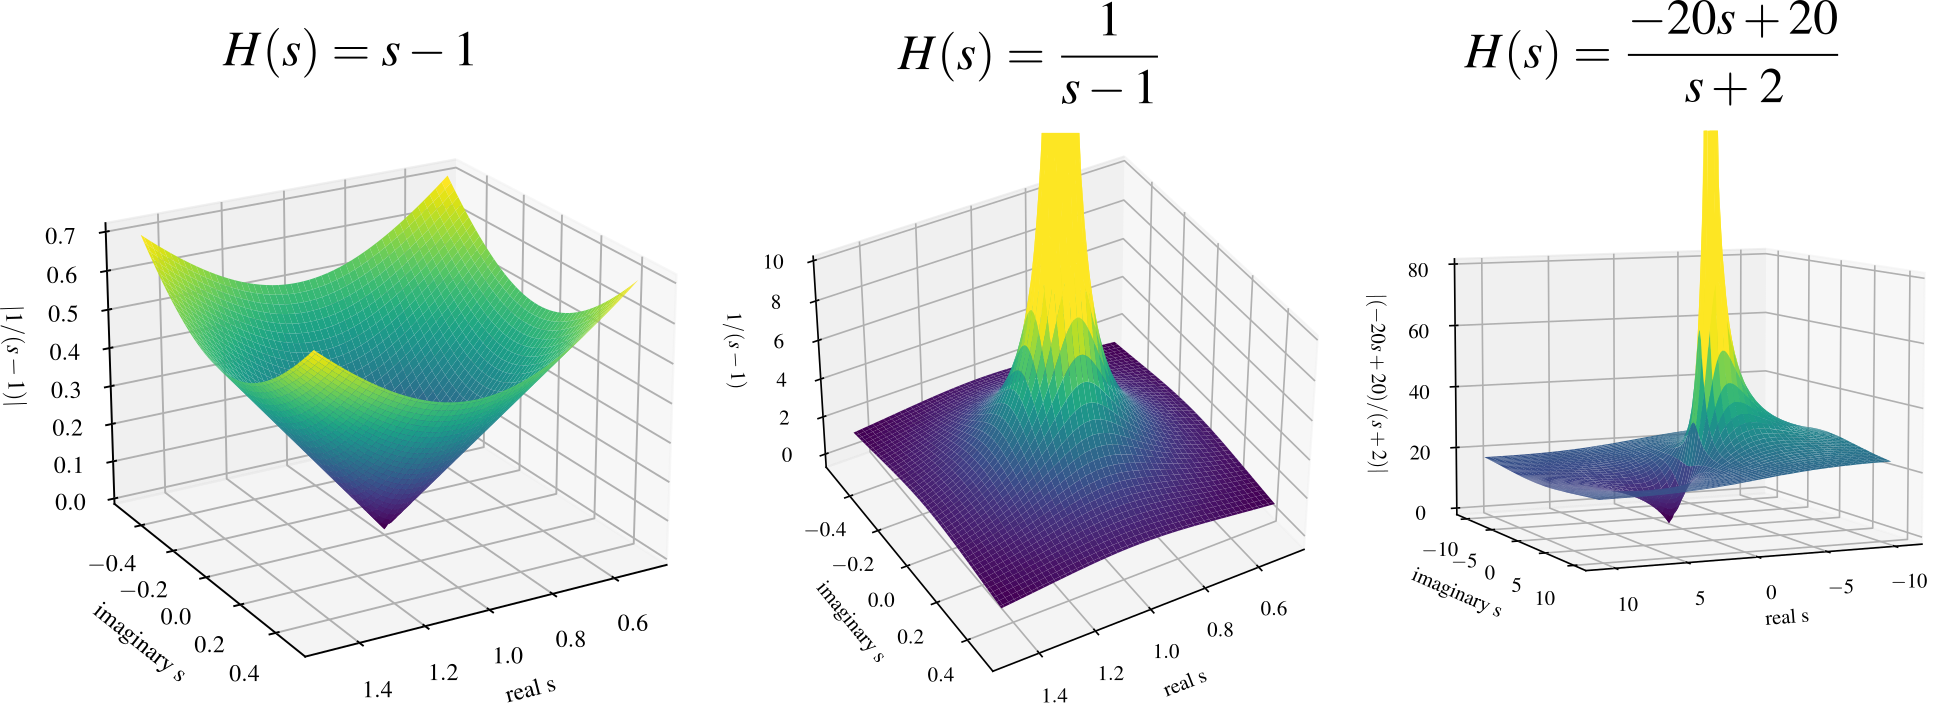

Write Python code to recreate this figure.
# -*- coding: utf-8 -*-
"""
Basic plotting code for Open Controls and Open Vibrations. 

Austin Downey
"""

#%% import modules
try:
    from IPython import get_ipython
    get_ipython().magic('clear')
    get_ipython().magic('reset -f')
except:
    pass

import matplotlib.pyplot as plt
import matplotlib as mpl
from mpl_toolkits.mplot3d import Axes3D
import os as os
import numpy as np
import scipy as sp
from scipy.interpolate import griddata
from matplotlib import cm
import time
import subprocess
import pickle
import scipy.io as sio
import sympy as sym
from matplotlib import cm
import re as re
from scipy import signal
from scipy import fft
import json as json
from mpl_toolkits import mplot3d
import mpl_toolkits.mplot3d as mp3d


# set default fonts and plot colors
plt.rcParams.update({'text.usetex': True})
plt.rcParams.update({'image.cmap': 'viridis'})
plt.rcParams.update({'font.serif':['Times New Roman', 'Times', 'DejaVu Serif',
 'Bitstream Vera Serif', 'Computer Modern Roman', 'New Century Schoolbook',
 'Century Schoolbook L',  'Utopia', 'ITC Bookman', 'Bookman', 
 'Nimbus Roman No9 L', 'Palatino', 'Charter', 'serif']})
plt.rcParams.update({'font.family':'serif'})
plt.rcParams.update({'font.size': 10})
plt.rcParams.update({'mathtext.rm': 'serif'})
plt.rcParams.update({'mathtext.fontset': 'custom'}) # I don't think I need this as its set to 'stixsans' above.

cc = plt.rcParams['axes.prop_cycle'].by_key()['color']


plt.close('all')







#%% Plot the poles and zeros for s-1

X = np.arange(0.5, 1.5, 0.01)
Y = np.arange(-0.5, 0.5, 0.01)
X, Y = np.meshgrid(X, Y)

s = X + Y*1j
Z = np.abs(s-1)

fig, ax = plt.subplots(subplot_kw={"projection": "3d"})

# Plot the surface.
surf = ax.plot_surface(X, Y, Z, cmap=cm.viridis,linewidth=0, antialiased=False)#,vmax = 10)

# Customize the z axis.
#ax.set_zlim(-0.5, 10)
ax.set_xlabel('real s')
ax.set_ylabel('imaginary s')
ax.set_zlabel('$|1/(s-1)|$',rotation=90)
ax.view_init(22, 60)
plt.savefig('a.pdf')



#%% Plot the poles and zeros for 1/(s-1)

X = np.arange(0.5, 1.5, 0.01)
Y = np.arange(-0.5, 0.5, 0.01)
X, Y = np.meshgrid(X, Y)

s = X + Y*1j
Z = np.abs(1/(s-1))

fig, ax = plt.subplots(subplot_kw={"projection": "3d"})

# Plot the surface.
surf = ax.plot_surface(X, Y, Z, cmap=cm.viridis,linewidth=0, antialiased=False,vmax = 10)

# Customize the z axis.
ax.set_zlim(-0.5, 10)
ax.set_xlabel('real s')
ax.set_ylabel('imaginary s')
ax.set_zlabel('$1/(s-1)$',rotation=90)
ax.view_init(38, 60)
plt.savefig('b.pdf')



#%% Plot the poles and zeros for (-20s+20)/(s+2)

X = np.arange(-10.5, 10.5, 0.01)
Y = np.arange(-10.5, 10.5, 0.01)
X, Y = np.meshgrid(X, Y)

s = X + Y*1j
Z = np.abs((-20*s+20)/(s+2))

fig, ax = plt.subplots(subplot_kw={"projection": "3d"})

# Plot the surface.
surf = ax.plot_surface(X, Y, Z, cmap=cm.viridis,linewidth=0, antialiased=False,vmax = 60)#,vmax = 10)

# Customize the z axis.
ax.set_zlim(-0.5, 80)
ax.set_xlabel('real s')
ax.set_ylabel('imaginary s')
ax.set_zlabel('$|(-20s+20)/(s+2)|$',rotation=90)
ax.view_init(7, 66)
plt.savefig('c.pdf')
